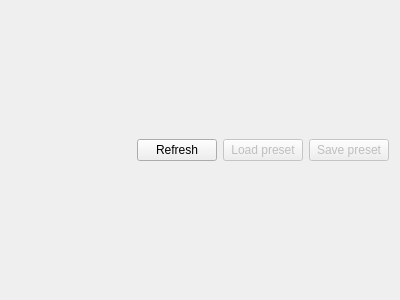
<?xml version="1.0" encoding="UTF-8"?>
<ui version="4.0">
 <class>Z3D::ZCameraSettingsWidget</class>
 <widget class="QWidget" name="Z3D::ZCameraSettingsWidget">
  <property name="geometry">
   <rect>
    <x>0</x>
    <y>0</y>
    <width>400</width>
    <height>300</height>
   </rect>
  </property>
  <layout class="QVBoxLayout" name="verticalLayout">
   <item>
    <layout class="QHBoxLayout" name="horizontalLayout">
     <item>
      <spacer name="horizontalSpacer">
       <property name="orientation">
        <enum>Qt::Horizontal</enum>
       </property>
       <property name="sizeHint" stdset="0">
        <size>
         <width>40</width>
         <height>20</height>
        </size>
       </property>
      </spacer>
     </item>
     <item>
      <widget class="QPushButton" name="refreshButton">
       <property name="text">
        <string>Refresh</string>
       </property>
      </widget>
     </item>
     <item>
      <widget class="QPushButton" name="loadPresetButton">
       <property name="enabled">
        <bool>false</bool>
       </property>
       <property name="text">
        <string>Load preset</string>
       </property>
      </widget>
     </item>
     <item>
      <widget class="QPushButton" name="savePresetButton">
       <property name="enabled">
        <bool>false</bool>
       </property>
       <property name="text">
        <string>Save preset</string>
       </property>
      </widget>
     </item>
    </layout>
   </item>
   <item>
    <layout class="QVBoxLayout" name="propertyBrowserLayout"/>
   </item>
  </layout>
 </widget>
 <resources/>
 <connections/>
</ui>
